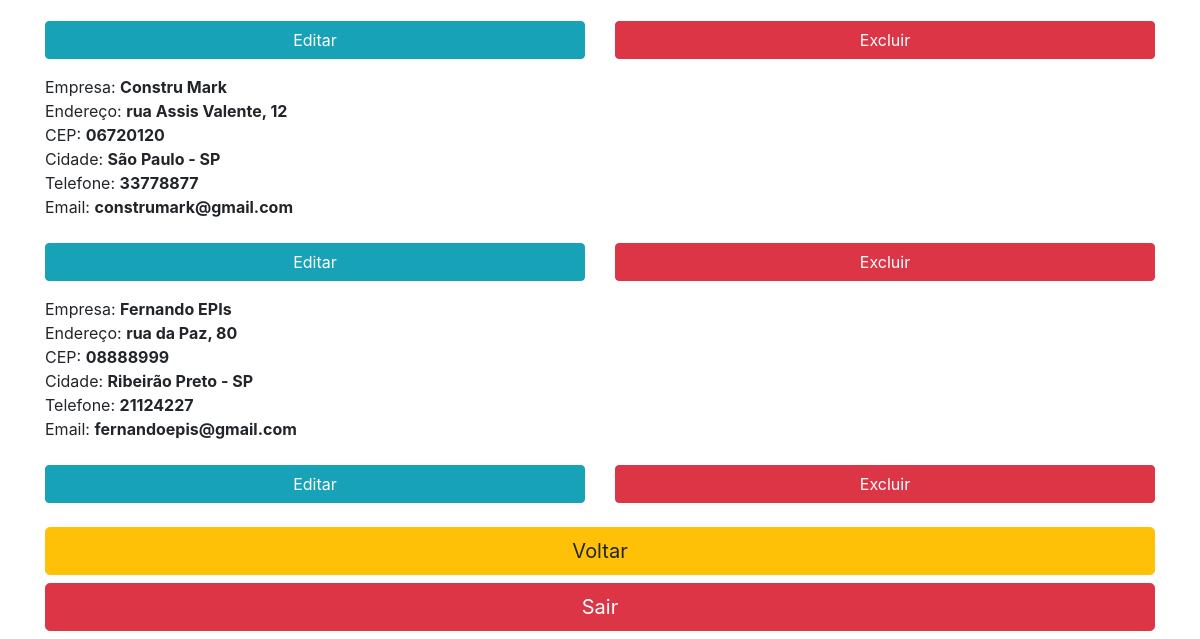
The page /listagem-fornecedores.php (signed in, lower part) on the database as committed earlier.
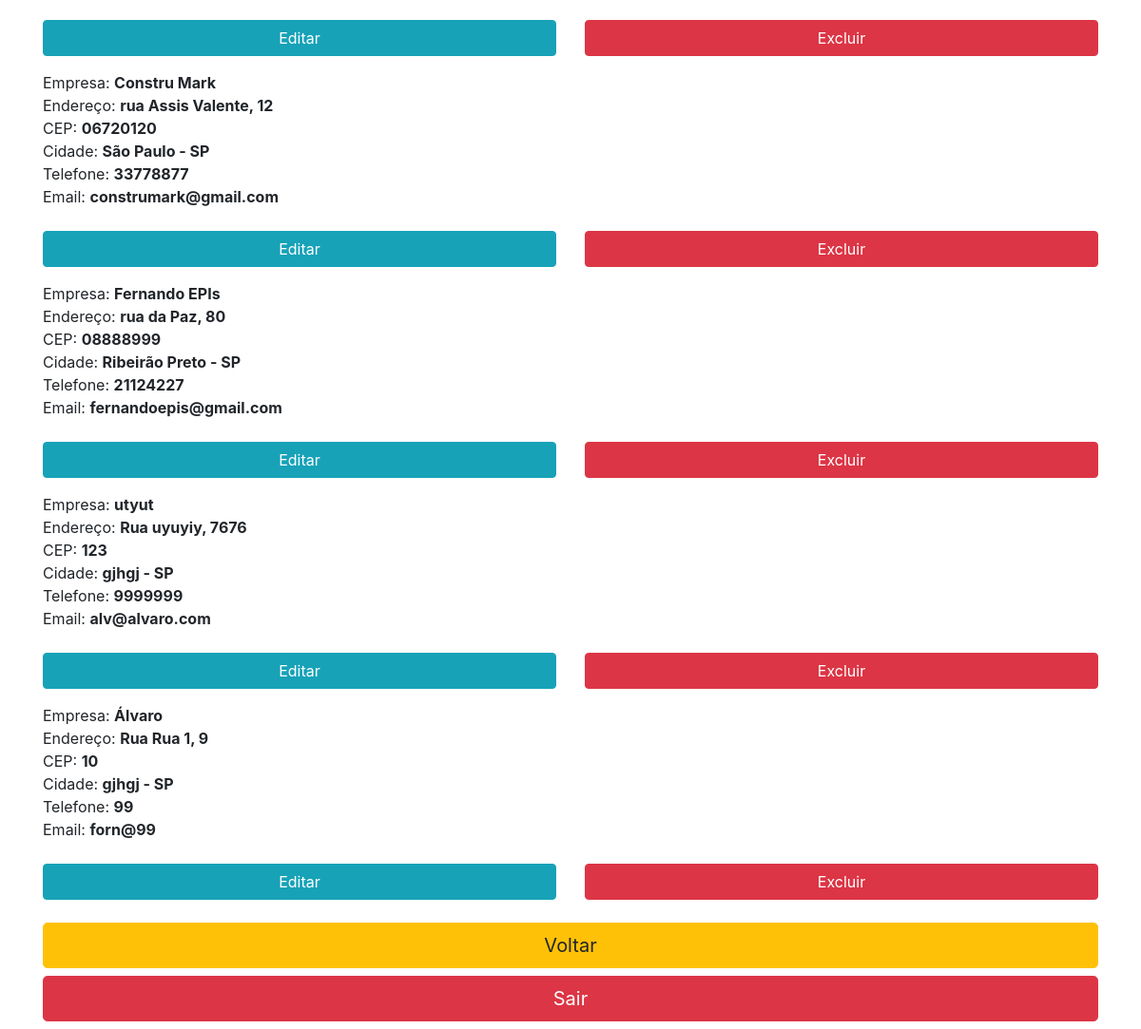
The same page on the database as committed later.
### tables this page shows
CREATE TABLE `fornecedor` (
  `id_forn` int(4) NOT NULL AUTO_INCREMENT,
  `nome_forn` varchar(30) NOT NULL,
  `num_endereco` int(6) DEFAULT NULL,
  `complemento_end` varchar(4) DEFAULT NULL,
  PRIMARY KEY (`id_forn`)
);

CREATE TABLE `logradouro` (
  `id_logra` int(11) NOT NULL AUTO_INCREMENT,
  `CEP` varchar(20) NOT NULL,
  `nome_logra` varchar(50) NOT NULL,
  `tipo_logra` varchar(50) NOT NULL,
  `id_cidade_fk` int(4) NOT NULL,
  PRIMARY KEY (`id_logra`),
  UNIQUE KEY `nome_logra` (`nome_logra`),
  UNIQUE KEY `CEP` (`CEP`),
  KEY `id_cidade_fk` (`id_cidade_fk`),
  CONSTRAINT `LOGRADOURO_ibfk_1` FOREIGN KEY (`id_cidade_fk`) REFERENCES `cidade` (`id_cidade`) ON DELETE CASCADE
);

CREATE TABLE `forn_logra_possui` (
  `id_flp` int(11) NOT NULL AUTO_INCREMENT,
  `id_forn_fk` int(4) NOT NULL,
  `cep_fk` varchar(10) NOT NULL,
  PRIMARY KEY (`id_flp`),
  KEY `id_forn_fk` (`id_forn_fk`),
  KEY `cep_fk` (`cep_fk`),
  CONSTRAINT `FORN_LOGRA_POSSUI_ibfk_1` FOREIGN KEY (`id_forn_fk`) REFERENCES `fornecedor` (`id_forn`),
  CONSTRAINT `FORN_LOGRA_POSSUI_ibfk_2` FOREIGN KEY (`cep_fk`) REFERENCES `logradouro` (`CEP`)
);

CREATE TABLE `cidade` (
  `id_cidade` int(4) NOT NULL AUTO_INCREMENT,
  `nome_cidade` varchar(50) NOT NULL,
  `id_estado_fk` int(4) NOT NULL,
  PRIMARY KEY (`id_cidade`),
  UNIQUE KEY `nome_cidade` (`nome_cidade`),
  UNIQUE KEY `nome_cidade_2` (`nome_cidade`),
  KEY `id_estado_fk` (`id_estado_fk`),
  CONSTRAINT `CIDADE_ibfk_1` FOREIGN KEY (`id_estado_fk`) REFERENCES `estado` (`id_estado`) ON DELETE CASCADE
);

CREATE TABLE `estado` (
  `id_estado` int(4) NOT NULL AUTO_INCREMENT,
  `nome_estado` varchar(20) NOT NULL,
  PRIMARY KEY (`id_estado`)
);

CREATE TABLE `telefone` (
  `id_telefone` int(4) NOT NULL AUTO_INCREMENT,
  `numero_tel` varchar(20) NOT NULL,
  `id_forn_fk` int(4) NOT NULL,
  PRIMARY KEY (`id_telefone`),
  KEY `id_forn_fk` (`id_forn_fk`),
  CONSTRAINT `TELEFONE_ibfk_1` FOREIGN KEY (`id_forn_fk`) REFERENCES `fornecedor` (`id_forn`)
);

CREATE TABLE `email` (
  `id_email_forn` int(4) NOT NULL AUTO_INCREMENT,
  `email_forn` varchar(100) NOT NULL,
  `id_forn_fk` int(4) NOT NULL,
  PRIMARY KEY (`id_email_forn`),
  UNIQUE KEY `email_forn` (`email_forn`),
  KEY `id_forn_fk` (`id_forn_fk`),
  CONSTRAINT `EMAIL_ibfk_1` FOREIGN KEY (`id_forn_fk`) REFERENCES `fornecedor` (`id_forn`)
);

### App/Model/conexao.php (called while the page is built, shortened)
<?php
class Conexao{
	private static $instance;
	public static function getConn(){
		if(!isset(self::$instance)):
			self::$instance = new \PDO('mysql:host=localhost; dbname=db_ccmed; charset=utf8', 'root', '');
		endif;
		return self::$instance;
	}
}
 ?>

### App/Model/FornecedorDao.php (the view, shortened to what this page needs)
<?php
class FornecedorDao{
	public function relatorioForn(){
		$sql = 'SELECT F.id_forn, F.nome_forn, L.tipo_logra, L.nome_logra, F.num_endereco, F.complemento_end,
		C.nome_cidade, FLP.cep_fk, E.nome_estado, T.numero_tel, EM.email_forn
		FROM FORNECEDOR F INNER JOIN FORN_LOGRA_POSSUI FLP
		ON F.id_forn = FLP.id_forn_fk INNER JOIN LOGRADOURO L
		ON FLP.cep_fk = L.CEP INNER JOIN CIDADE C
		ON L.id_cidade_fk = C.id_cidade INNER JOIN ESTADO E
		ON C.id_estado_fk = E.id_estado INNER JOIN TELEFONE T
		ON F.id_forn = T.id_forn_fk INNER JOIN EMAIL EM
		ON F.id_forn = EM.id_forn_fk;';
		$stmt = Conexao::getConn()->prepare($sql);
		$stmt->execute();
		if($stmt->rowCount() > 0){
			$resultado = $stmt->fetchAll(\PDO::FETCH_ASSOC);
			foreach($resultado as $res){
				echo "
				<div class='row mt-3'>
				<div class='col-12 col-sm-12'>
				<p>Empresa: <b>" .	$res['nome_forn'] . "</b><br>
					Endereço: <b>" .$res['tipo_logra'] . " " . $res['nome_logra'] . ", " . $res['num_endereco'] . "</b><br>
					CEP: <b>" . $res['cep_fk'] . "</b><br>
					Cidade: <b>" . $res['nome_cidade'] . " - " . $res['nome_estado'] . "</b><br>
					Telefone: <b>" . $res['numero_tel'] . "</b><br>
					Email: <b>" . $res['email_forn'] . "</b><br>
					</p>
					</div>
					<div class='col-6 col-sm-6 mt-2'>
					<a href = editar-forn.php?id_forn=" . $res['id_forn'] . ">
					<button class='btn btn-info btn-block'>Editar</button>
					</a>
					</div>
					<div class='col-6 col-sm-6 mt-2 '>
					<a href = excluir-forn.php?id_forn=" . $res['id_forn'] .">
					<button class='btn btn-danger btn-block'>Excluir</button>
					</a>
					</div>
					</div>
					";
			}
			return $resultado;
		}else{
			echo "Nenhum registro";
		}
	}
}
 ?>

### listagem-fornecedores.php (shortened to what this page needs)
<?php
$fornDao = new \App\Model\FornecedorDao;
?>
<!DOCTYPE html>
<html lang="pt-br">
  <head>
    <link rel="stylesheet" href="https://stackpath.bootstrapcdn.com/bootstrap/4.5.2/css/bootstrap.min.css">
    <link href="custom.css" rel="stylesheet">
  </head>
<body>
<div class="container">
<?php
$fornDao->relatorioForn();
?>
</div>
<div class="container mt-4 mb-2">
		<div class="row">
			<div class="col-sm-12">
				<a href="listagens.php">
					<button class="btn btn-warning btn-block btn-lg">Voltar</button>
				</a>
				<a href="login.php">
					<button class="btn btn-danger btn-block btn-lg mt-2">Sair</button>
				</a>
			</div>
		</div>
	</div>
</body>
</html>

Rows that differ between the two databases and show on the page:
now on this page (row unchanged): fornecedor: nome_forn "utyut", logradouro.tipo_logra "Rua", logradouro.nome_logra "uyuyiy", num_endereco "7676", forn_logra_possui.cep_fk "123", cidade.nome_cidade "gjhgj", estado.nome_estado "SP", telefone.numero_tel "9999999", email.email_forn "alv@alvaro.com"
added fornecedor: nome_forn "Álvaro", logradouro.tipo_logra "Rua", logradouro.nome_logra "Rua 1", num_endereco "9", forn_logra_possui.cep_fk "10", cidade.nome_cidade "gjhgj", estado.nome_estado "SP", telefone.numero_tel "99", email.email_forn "forn@99"
